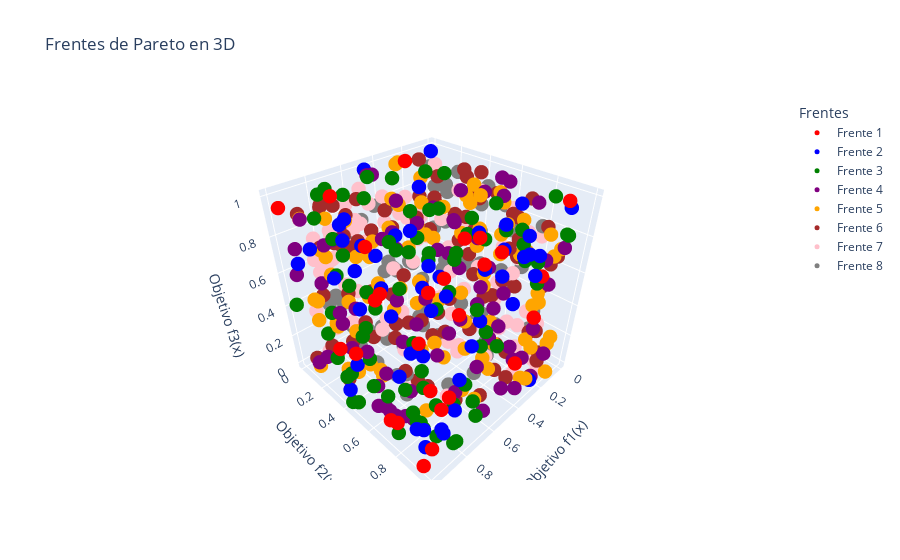

Notebook cell for this chart:
### Code cell
num_points = 1000
dim = 3

# coordinates = np.random.randint(0, 100, (num_points, dim))
coordinates = np.random.random((num_points, dim))
print(coordinates.shape)

fronts = get_pareto_fronts(coordinates)

distances = get_crowding_distances(fronts)
# print(distances)
plot_pareto_fronts_3d(fronts)
